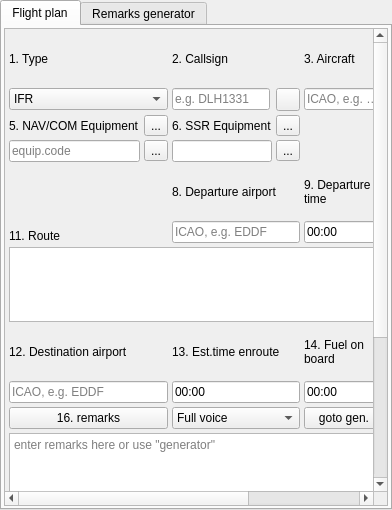
<?xml version="1.0" encoding="UTF-8"?>
<ui version="4.0">
 <class>CFlightPlanComponent</class>
 <widget class="QTabWidget" name="CFlightPlanComponent">
  <property name="geometry">
   <rect>
    <x>0</x>
    <y>0</y>
    <width>392</width>
    <height>510</height>
   </rect>
  </property>
  <property name="windowTitle">
   <string>Flight plan</string>
  </property>
  <property name="currentIndex">
   <number>0</number>
  </property>
  <widget class="QWidget" name="tb_FlightPlanMainTab">
   <attribute name="title">
    <string>Flight plan</string>
   </attribute>
   <layout class="QVBoxLayout" name="vl_FlightPlanMainTab">
    <property name="leftMargin">
     <number>2</number>
    </property>
    <property name="topMargin">
     <number>2</number>
    </property>
    <property name="rightMargin">
     <number>2</number>
    </property>
    <property name="bottomMargin">
     <number>2</number>
    </property>
    <item>
     <widget class="QScrollArea" name="sa_FlightPlanTabMain">
      <property name="widgetResizable">
       <bool>true</bool>
      </property>
      <widget class="QWidget" name="qw_FlightPlanTabMain">
       <property name="minimumSize">
        <size>
         <width>0</width>
         <height>680</height>
        </size>
       </property>
       <property name="geometry">
        <rect>
         <x>0</x>
         <y>0</y>
         <width>368</width>
         <height>680</height>
        </rect>
       </property>
       <property name="sizePolicy">
        <sizepolicy hsizetype="Preferred" vsizetype="Preferred">
         <horstretch>0</horstretch>
         <verstretch>0</verstretch>
        </sizepolicy>
       </property>
       <layout class="QVBoxLayout" name="vl_FlightPlanMainScroll">
        <property name="spacing">
         <number>0</number>
        </property>
        <property name="leftMargin">
         <number>2</number>
        </property>
        <property name="topMargin">
         <number>2</number>
        </property>
        <property name="rightMargin">
         <number>2</number>
        </property>
        <property name="bottomMargin">
         <number>2</number>
        </property>
        <item>
         <layout class="QGridLayout" name="gl_FlightPlan">
          <property name="leftMargin">
           <number>2</number>
          </property>
          <property name="topMargin">
           <number>2</number>
          </property>
          <property name="rightMargin">
           <number>2</number>
          </property>
          <property name="bottomMargin">
           <number>2</number>
          </property>
          <property name="spacing">
           <number>4</number>
          </property>
          <item row="10" column="0" colspan="4">
           <widget class="QPlainTextEdit" name="pte_Remarks">
            <property name="maximumSize">
             <size>
              <width>16777215</width>
              <height>75</height>
             </size>
            </property>
            <property name="tabChangesFocus">
             <bool>true</bool>
            </property>
            <property name="placeholderText">
             <string>enter remarks here or use &quot;generator&quot;</string>
            </property>
           </widget>
          </item>
          <item row="1" column="3">
           <widget class="QComboBox" name="cb_Wtc"/>
          </item>
          <item row="3" column="0">
           <layout class="QGridLayout" name="gl_NavComEquipment">
            <item row="0" column="4">
             <widget class="QToolButton" name="tb_EditNavComEquipment">
              <property name="toolTip">
               <string>Edit</string>
              </property>
              <property name="whatsThis">
               <string>Edit Nav/Com equipment code</string>
              </property>
              <property name="text">
               <string>...</string>
              </property>
              <property name="icon">
               <iconset resource="../../misc/misc.qrc">
                <normaloff>:/ant-design/icons/ant-design/edit.svg</normaloff>:/ant-design/icons/ant-design/edit.svg</iconset>
              </property>
             </widget>
            </item>
            <item row="0" column="3">
             <widget class="QLineEdit" name="le_NavComEquipment">
              <property name="placeholderText">
               <string>equip.code</string>
              </property>
             </widget>
            </item>
           </layout>
          </item>
          <item row="9" column="1">
           <widget class="QComboBox" name="cb_VoiceCapabilitiesFirstPage">
            <item>
             <property name="text">
              <string>Full voice</string>
             </property>
            </item>
            <item>
             <property name="text">
              <string>Text only</string>
             </property>
            </item>
            <item>
             <property name="text">
              <string>Receive voice</string>
             </property>
            </item>
           </widget>
          </item>
          <item row="0" column="1">
           <widget class="QLabel" name="lbl_Callsign">
            <property name="text">
             <string>2. Callsign</string>
            </property>
            <property name="scaledContents">
             <bool>false</bool>
            </property>
            <property name="wordWrap">
             <bool>true</bool>
            </property>
           </widget>
          </item>
          <item row="11" column="0">
           <widget class="QLabel" name="lbl_PilotsNameAndHomeBase">
            <property name="toolTip">
             <string>pilot's name</string>
            </property>
            <property name="text">
             <string>17. Pilot / homebase</string>
            </property>
            <property name="wordWrap">
             <bool>true</bool>
            </property>
           </widget>
          </item>
          <item row="6" column="0" colspan="4">
           <widget class="QPlainTextEdit" name="pte_Route">
            <property name="maximumSize">
             <size>
              <width>16777215</width>
              <height>75</height>
             </size>
            </property>
            <property name="tabChangesFocus">
             <bool>true</bool>
            </property>
           </widget>
          </item>
          <item row="4" column="2">
           <widget class="QLabel" name="lbl_TakeOffTimePlanned">
            <property name="text">
             <string>9. Departure time</string>
            </property>
            <property name="wordWrap">
             <bool>true</bool>
            </property>
           </widget>
          </item>
          <item row="3" column="3">
           <widget class="QLineEdit" name="le_CruiseTrueAirspeed">
            <property name="maxLength">
             <number>40</number>
            </property>
            <property name="placeholderText">
             <string>e.g. 100 kts</string>
            </property>
           </widget>
          </item>
          <item row="8" column="2">
           <widget class="QLineEdit" name="le_FuelOnBoard">
            <property name="inputMask">
             <string>99:99</string>
            </property>
            <property name="text">
             <string>00:00</string>
            </property>
            <property name="maxLength">
             <number>5</number>
            </property>
            <property name="placeholderText">
             <string>hh:mm e.g. 02:30</string>
            </property>
           </widget>
          </item>
          <item row="5" column="3">
           <layout class="QGridLayout" name="gl_CruiseAltitude">
            <item row="0" column="0">
             <widget class="swift::gui::CAltitudeEdit" name="lep_CrusingAltitude"/>
            </item>
            <item row="0" column="1">
             <widget class="QToolButton" name="tb_AltitudeDialog">
              <property name="toolTip">
               <string>altitude formats</string>
              </property>
              <property name="whatsThis">
               <string>altitude formats</string>
              </property>
              <property name="text">
               <string>...</string>
              </property>
              <property name="icon">
               <iconset resource="../../misc/misc.qrc">
                <normaloff>:/ant-design/icons/ant-design/question.svg</normaloff>:/ant-design/icons/ant-design/question.svg</iconset>
              </property>
             </widget>
            </item>
           </layout>
          </item>
          <item row="7" column="1">
           <widget class="QLabel" name="lbl_EstimatedTimeEnroute">
            <property name="toolTip">
             <string>Estimated time enroute</string>
            </property>
            <property name="text">
             <string>13. Est.time enroute</string>
            </property>
            <property name="wordWrap">
             <bool>true</bool>
            </property>
           </widget>
          </item>
          <item row="5" column="2">
           <widget class="QLineEdit" name="le_TakeOffTimePlanned">
            <property name="inputMask">
             <string>99:99</string>
            </property>
            <property name="text">
             <string>00:00</string>
            </property>
            <property name="maxLength">
             <number>5</number>
            </property>
           </widget>
          </item>
          <item row="11" column="3">
           <widget class="QLineEdit" name="le_PilotsHomeBase">
            <property name="readOnly">
             <bool>true</bool>
            </property>
            <property name="placeholderText">
             <string>homebase (read only)</string>
            </property>
           </widget>
          </item>
          <item row="1" column="1">
           <widget class="QWidget" name="wi_Callsign" native="true">
            <layout class="QHBoxLayout" name="hl_CallsignWidget">
             <property name="leftMargin">
              <number>0</number>
             </property>
             <property name="topMargin">
              <number>0</number>
             </property>
             <property name="rightMargin">
              <number>0</number>
             </property>
             <property name="bottomMargin">
              <number>0</number>
             </property>
             <item>
              <widget class="QLineEdit" name="le_Callsign">
               <property name="maxLength">
                <number>40</number>
               </property>
               <property name="readOnly">
                <bool>true</bool>
               </property>
               <property name="placeholderText">
                <string>e.g. DLH1331</string>
               </property>
              </widget>
             </item>
             <item>
              <widget class="QToolButton" name="tb_SyncWithSimulator">
               <property name="toolTip">
                <string>Synchronize with simulator</string>
               </property>
               <property name="whatsThis">
                <string>Synchronize with simulator</string>
               </property>
               <property name="icon">
                <iconset resource="../../misc/misc.qrc">
                 <normaloff>:/ant-design/icons/ant-design/swap.svg</normaloff>:/ant-design/icons/ant-design/swap.svg</iconset>
               </property>
              </widget>
             </item>
            </layout>
           </widget>
          </item>
          <item row="9" column="2">
           <widget class="QPushButton" name="pb_RemarksGenerator">
            <property name="toolTip">
             <string>goto generator page</string>
            </property>
            <property name="text">
             <string>goto gen.</string>
            </property>
           </widget>
          </item>
          <item row="12" column="0">
           <widget class="QLabel" name="lbl_LastSent">
            <property name="text">
             <string>Sent</string>
            </property>
           </widget>
          </item>
          <item row="9" column="3">
           <widget class="QPushButton" name="pb_GetFromGenerator">
            <property name="toolTip">
             <string>copy from generator page</string>
            </property>
            <property name="text">
             <string>from gen.</string>
            </property>
           </widget>
          </item>
          <item row="0" column="2">
           <widget class="QLabel" name="lbl_AircraftType">
            <property name="toolTip">
             <string>Aircraft type</string>
            </property>
            <property name="text">
             <string>3. Aircraft</string>
            </property>
            <property name="scaledContents">
             <bool>false</bool>
            </property>
            <property name="wordWrap">
             <bool>true</bool>
            </property>
           </widget>
          </item>
          <item row="0" column="0">
           <widget class="QLabel" name="lbl_Type">
            <property name="text">
             <string>1. Type</string>
            </property>
           </widget>
          </item>
          <item row="1" column="0">
           <widget class="QComboBox" name="cb_FlightRule">
            <item>
             <property name="text">
              <string>IFR</string>
             </property>
            </item>
            <item>
             <property name="text">
              <string>VFR</string>
             </property>
            </item>
            <item>
             <property name="text">
              <string>SVFR</string>
             </property>
            </item>
            <item>
             <property name="text">
              <string>DVFR</string>
             </property>
            </item>
           </widget>
          </item>
          <item row="8" column="1">
           <widget class="QLineEdit" name="le_EstimatedTimeEnroute">
            <property name="inputMask">
             <string>99:99</string>
            </property>
            <property name="text">
             <string>00:00</string>
            </property>
            <property name="placeholderText">
             <string>hh:mm e.g. 02:30</string>
            </property>
           </widget>
          </item>
          <item row="7" column="0">
           <widget class="QLabel" name="lbl_DestinationAirport">
            <property name="text">
             <string>12. Destination airport</string>
            </property>
            <property name="wordWrap">
             <bool>true</bool>
            </property>
           </widget>
          </item>
          <item row="1" column="2">
           <widget class="QLineEdit" name="le_AircraftType">
            <property name="placeholderText">
             <string>ICAO, e.g. A321</string>
            </property>
           </widget>
          </item>
          <item row="5" column="1">
           <widget class="QLineEdit" name="le_OriginAirport">
            <property name="maxLength">
             <number>4</number>
            </property>
            <property name="placeholderText">
             <string>ICAO, e.g. EDDF</string>
            </property>
           </widget>
          </item>
          <item row="4" column="3">
           <widget class="QLabel" name="lbl_CrusingAltitude">
            <property name="text">
             <string>10. Cruising altitude</string>
            </property>
            <property name="wordWrap">
             <bool>true</bool>
            </property>
           </widget>
          </item>
          <item row="2" column="3">
           <widget class="QLabel" name="lbl_CruiseTrueAirspeed">
            <property name="toolTip">
             <string>True airspeed</string>
            </property>
            <property name="text">
             <string>7. TAS</string>
            </property>
            <property name="wordWrap">
             <bool>true</bool>
            </property>
           </widget>
          </item>
          <item row="4" column="1">
           <widget class="QLabel" name="lbl_OriginAirport">
            <property name="text">
             <string>8. Departure airport</string>
            </property>
            <property name="wordWrap">
             <bool>true</bool>
            </property>
           </widget>
          </item>
          <item row="11" column="1" colspan="2">
           <widget class="QLineEdit" name="le_PilotsName">
            <property name="readOnly">
             <bool>true</bool>
            </property>
            <property name="placeholderText">
             <string>pilot's name (read only)</string>
            </property>
           </widget>
          </item>
          <item row="7" column="2">
           <widget class="QLabel" name="lbl_FuelOnBoard">
            <property name="text">
             <string>14. Fuel on board</string>
            </property>
            <property name="wordWrap">
             <bool>true</bool>
            </property>
           </widget>
          </item>
          <item row="8" column="0">
           <widget class="QLineEdit" name="le_DestinationAirport">
            <property name="maxLength">
             <number>4</number>
            </property>
            <property name="placeholderText">
             <string>ICAO, e.g. EDDF</string>
            </property>
           </widget>
          </item>
          <item row="8" column="3">
           <widget class="QLineEdit" name="le_AlternateAirport">
            <property name="maxLength">
             <number>4</number>
            </property>
            <property name="placeholderText">
             <string>ICAO, e.g. EDDF</string>
            </property>
           </widget>
          </item>
          <item row="7" column="3">
           <widget class="QLabel" name="lbl_AlternateAirport">
            <property name="text">
             <string>15. Alternate airport</string>
            </property>
            <property name="wordWrap">
             <bool>true</bool>
            </property>
           </widget>
          </item>
          <item row="9" column="0">
           <widget class="QPushButton" name="pb_Remarks">
            <property name="text">
             <string>16. remarks</string>
            </property>
           </widget>
          </item>
          <item row="12" column="1" colspan="3">
           <widget class="QLineEdit" name="le_LastSent">
            <property name="readOnly">
             <bool>true</bool>
            </property>
            <property name="placeholderText">
             <string>sent time will go here (read only)</string>
            </property>
           </widget>
          </item>
          <item row="0" column="3">
           <widget class="QLabel" name="label">
            <property name="text">
             <string>4. Wake Turbulence Category</string>
            </property>
           </widget>
          </item>
          <item row="5" column="0">
           <widget class="QLabel" name="lbl_Route">
            <property name="text">
             <string>11. Route</string>
            </property>
            <property name="alignment">
             <set>Qt::AlignBottom|Qt::AlignLeading|Qt::AlignLeft</set>
            </property>
           </widget>
          </item>
          <item row="3" column="1">
           <layout class="QGridLayout" name="gl_SsrEquipment">
            <item row="0" column="0">
             <widget class="QLineEdit" name="le_SsrEquipment"/>
            </item>
            <item row="0" column="1">
             <widget class="QToolButton" name="tb_EditSsrEquipment">
              <property name="toolTip">
               <string>Edit</string>
              </property>
              <property name="whatsThis">
               <string>Edit SSR equipment code</string>
              </property>
              <property name="text">
               <string>...</string>
              </property>
              <property name="icon">
               <iconset resource="../../misc/misc.qrc">
                <normaloff>:/ant-design/icons/ant-design/edit.svg</normaloff>:/ant-design/icons/ant-design/edit.svg</iconset>
              </property>
             </widget>
            </item>
           </layout>
          </item>
          <item row="2" column="0">
           <layout class="QHBoxLayout" name="hl_navCom">
            <item>
             <widget class="QLabel" name="lbl_NavCom">
              <property name="text">
               <string>5. NAV/COM Equipment</string>
              </property>
             </widget>
            </item>
            <item>
             <widget class="QToolButton" name="tb_NavComHelp">
              <property name="toolTip">
               <string>NAV/COM equipment overview</string>
              </property>
              <property name="whatsThis">
               <string>NAV/COM equipment overview</string>
              </property>
              <property name="text">
               <string>...</string>
              </property>
              <property name="icon">
               <iconset resource="../../misc/misc.qrc">
                <normaloff>:/ant-design/icons/ant-design/question.svg</normaloff>:/ant-design/icons/ant-design/question.svg</iconset>
              </property>
             </widget>
            </item>
           </layout>
          </item>
          <item row="2" column="1">
           <layout class="QHBoxLayout" name="hl_Ssr">
            <item>
             <widget class="QLabel" name="lbl_Ssr">
              <property name="text">
               <string>6. SSR Equipment</string>
              </property>
             </widget>
            </item>
            <item>
             <widget class="QToolButton" name="tb_SsrHelp">
              <property name="toolTip">
               <string>SSR equipment overview</string>
              </property>
              <property name="whatsThis">
               <string>SSR equipment overview</string>
              </property>
              <property name="text">
               <string>...</string>
              </property>
              <property name="icon">
               <iconset resource="../../misc/misc.qrc">
                <normaloff>:/ant-design/icons/ant-design/question.svg</normaloff>:/ant-design/icons/ant-design/question.svg</iconset>
              </property>
             </widget>
            </item>
           </layout>
          </item>
         </layout>
        </item>
        <item>
         <widget class="QWidget" name="wi_FPButtons" native="true">
          <property name="minimumSize">
           <size>
            <width>0</width>
            <height>145</height>
           </size>
          </property>
          <layout class="QGridLayout" name="gl_FPButtons">
           <property name="leftMargin">
            <number>3</number>
           </property>
           <property name="topMargin">
            <number>3</number>
           </property>
           <property name="rightMargin">
            <number>3</number>
           </property>
           <property name="bottomMargin">
            <number>3</number>
           </property>
           <property name="spacing">
            <number>3</number>
           </property>
           <item row="2" column="0">
            <widget class="QPushButton" name="pb_SaveDisk">
             <property name="toolTip">
              <string>Save to disk</string>
             </property>
             <property name="text">
              <string>Save</string>
             </property>
             <property name="icon">
              <iconset resource="../../misc/misc.qrc">
               <normaloff>:/ant-design/icons/ant-design/save.svg</normaloff>:/ant-design/icons/ant-design/save.svg</iconset>
             </property>
            </widget>
           </item>
           <item row="0" column="1">
            <widget class="QPushButton" name="pb_Reset">
             <property name="text">
              <string>&amp;Reset</string>
             </property>
             <property name="icon">
              <iconset resource="../../misc/misc.qrc">
               <normaloff>:/ant-design/icons/ant-design/reload.svg</normaloff>:/ant-design/icons/ant-design/reload.svg</iconset>
             </property>
            </widget>
           </item>
           <item row="1" column="1">
            <widget class="QPushButton" name="pb_Download">
             <property name="toolTip">
              <string>Load flight plan from network</string>
             </property>
             <property name="text">
              <string>Download</string>
             </property>
             <property name="icon">
              <iconset resource="../../misc/misc.qrc">
               <normaloff>:/ant-design/icons/ant-design/download.svg</normaloff>:/ant-design/icons/ant-design/download.svg</iconset>
             </property>
            </widget>
           </item>
           <item row="2" column="1">
            <widget class="QPushButton" name="pb_LoadDisk">
             <property name="toolTip">
              <string>Load from disk</string>
             </property>
             <property name="text">
              <string>Load</string>
             </property>
             <property name="icon">
              <iconset resource="../../misc/misc.qrc">
               <normaloff>:/ant-design/icons/ant-design/folder.svg</normaloff>:/ant-design/icons/ant-design/folder.svg</iconset>
             </property>
            </widget>
           </item>
           <item row="0" column="0">
            <widget class="QPushButton" name="pb_SimBrief">
             <property name="text">
              <string>SimBrief</string>
             </property>
            </widget>
           </item>
           <item row="1" column="0">
            <widget class="QPushButton" name="pb_Send">
             <property name="toolTip">
              <string>Send flight plan to network</string>
             </property>
             <property name="text">
              <string>Send</string>
             </property>
             <property name="icon">
              <iconset resource="../../misc/misc.qrc">
               <normaloff>:/ant-design/icons/ant-design/send.svg</normaloff>:/ant-design/icons/ant-design/send.svg</iconset>
             </property>
            </widget>
           </item>
           <item row="3" column="0">
            <widget class="QPushButton" name="pb_SaveTemplate">
             <property name="text">
              <string>Save template</string>
             </property>
            </widget>
           </item>
           <item row="3" column="2">
            <widget class="QPushButton" name="pb_ClearTemplate">
             <property name="text">
              <string>Clear template</string>
             </property>
            </widget>
           </item>
           <item row="3" column="1">
            <widget class="QPushButton" name="pb_LoadTemplate">
             <property name="text">
              <string>Load template</string>
             </property>
            </widget>
           </item>
          </layout>
         </widget>
        </item>
       </layout>
      </widget>
     </widget>
    </item>
   </layout>
  </widget>
  <widget class="QWidget" name="tb_RemarksGenerator">
   <attribute name="title">
    <string>Remarks generator</string>
   </attribute>
   <layout class="QVBoxLayout" name="vl_RemarksGenerator">
    <property name="leftMargin">
     <number>2</number>
    </property>
    <property name="topMargin">
     <number>2</number>
    </property>
    <property name="rightMargin">
     <number>2</number>
    </property>
    <property name="bottomMargin">
     <number>2</number>
    </property>
    <item>
     <widget class="QScrollArea" name="sa_RemarksGenerator">
      <property name="widgetResizable">
       <bool>true</bool>
      </property>
      <widget class="QWidget" name="qw_RemarksGenerator">
       <property name="minimumSize">
        <size>
         <width>0</width>
         <height>560</height>
        </size>
       </property>
       <property name="geometry">
        <rect>
         <x>0</x>
         <y>0</y>
         <width>345</width>
         <height>560</height>
        </rect>
       </property>
       <layout class="QVBoxLayout" name="vl_RemarksGeneratorScroll">
        <property name="spacing">
         <number>0</number>
        </property>
        <property name="leftMargin">
         <number>0</number>
        </property>
        <property name="topMargin">
         <number>0</number>
        </property>
        <property name="rightMargin">
         <number>0</number>
        </property>
        <property name="bottomMargin">
         <number>0</number>
        </property>
        <item>
         <layout class="QGridLayout" name="gl_RemarksGenerator">
          <property name="leftMargin">
           <number>2</number>
          </property>
          <property name="topMargin">
           <number>2</number>
          </property>
          <property name="rightMargin">
           <number>2</number>
          </property>
          <property name="bottomMargin">
           <number>2</number>
          </property>
          <property name="spacing">
           <number>6</number>
          </property>
          <item row="5" column="1">
           <widget class="QComboBox" name="cb_VoiceCapabilities">
            <item>
             <property name="text">
              <string>Full voice</string>
             </property>
            </item>
            <item>
             <property name="text">
              <string>Text only</string>
             </property>
            </item>
            <item>
             <property name="text">
              <string>Receive voice</string>
             </property>
            </item>
           </widget>
          </item>
          <item row="1" column="0">
           <widget class="QLabel" name="lbl_AircraftRegistration">
            <property name="text">
             <string>Aircraft registration</string>
            </property>
            <property name="wordWrap">
             <bool>false</bool>
            </property>
           </widget>
          </item>
          <item row="8" column="0">
           <widget class="QLabel" name="lbl_RemarksGenerated">
            <property name="text">
             <string>Remarks</string>
            </property>
            <property name="alignment">
             <set>Qt::AlignLeading|Qt::AlignLeft|Qt::AlignTop</set>
            </property>
           </widget>
          </item>
          <item row="4" column="1">
           <widget class="QComboBox" name="cb_PerformanceCategory">
            <property name="toolTip">
             <string>Final Approach Speed</string>
            </property>
            <item>
             <property name="text">
              <string>VFR - not required</string>
             </property>
            </item>
            <item>
             <property name="text">
              <string>A: below 91kts</string>
             </property>
            </item>
            <item>
             <property name="text">
              <string>B: 91-120kts</string>
             </property>
            </item>
            <item>
             <property name="text">
              <string>C: 121-140kts</string>
             </property>
            </item>
            <item>
             <property name="text">
              <string>D: 141-165kts</string>
             </property>
            </item>
            <item>
             <property name="text">
              <string>E: 166-210kts</string>
             </property>
            </item>
           </widget>
          </item>
          <item row="2" column="0">
           <widget class="QLabel" name="lbl_SidsStars">
            <property name="text">
             <string>SIDs / STARs</string>
            </property>
           </widget>
          </item>
          <item row="7" column="0">
           <widget class="QLabel" name="lbl_Selcal">
            <property name="text">
             <string>SELCAL</string>
            </property>
           </widget>
          </item>
          <item row="0" column="1">
           <widget class="QLineEdit" name="le_AirlineOperator"/>
          </item>
          <item row="2" column="1">
           <widget class="QCheckBox" name="cb_NoSidsStarts">
            <property name="text">
             <string>no SIDs / STARs</string>
            </property>
           </widget>
          </item>
          <item row="6" column="1">
           <widget class="QComboBox" name="cb_PilotRating">
            <item>
             <property name="text">
              <string>P0 - unrated</string>
             </property>
            </item>
            <item>
             <property name="text">
              <string>P1</string>
             </property>
            </item>
            <item>
             <property name="text">
              <string>P2</string>
             </property>
            </item>
            <item>
             <property name="text">
              <string>P3</string>
             </property>
            </item>
            <item>
             <property name="text">
              <string>P4</string>
             </property>
            </item>
            <item>
             <property name="text">
              <string>P5</string>
             </property>
            </item>
           </widget>
          </item>
          <item row="8" column="1">
           <widget class="QPlainTextEdit" name="pte_RemarksGenerated">
            <property name="maximumSize">
             <size>
              <width>16777215</width>
              <height>75</height>
             </size>
            </property>
            <property name="readOnly">
             <bool>true</bool>
            </property>
            <property name="placeholderText">
             <string>generated remarks</string>
            </property>
           </widget>
          </item>
          <item row="10" column="1">
           <widget class="QPlainTextEdit" name="pte_AdditionalRemarks">
            <property name="maximumSize">
             <size>
              <width>16777215</width>
              <height>75</height>
             </size>
            </property>
            <property name="placeholderText">
             <string>simulator related remarks</string>
            </property>
           </widget>
          </item>
          <item row="0" column="0">
           <widget class="QLabel" name="lbl_AirlineOperator">
            <property name="text">
             <string>Airline operator</string>
            </property>
            <property name="wordWrap">
             <bool>true</bool>
            </property>
           </widget>
          </item>
          <item row="4" column="0">
           <widget class="QLabel" name="lbl_PerformanceCategory">
            <property name="text">
             <string>Performance category</string>
            </property>
            <property name="wordWrap">
             <bool>true</bool>
            </property>
           </widget>
          </item>
          <item row="12" column="1">
           <widget class="QFrame" name="fr_Buttons">
            <property name="frameShape">
             <enum>QFrame::StyledPanel</enum>
            </property>
            <property name="frameShadow">
             <enum>QFrame::Raised</enum>
            </property>
            <layout class="QGridLayout" name="gridLayout_2">
             <item row="0" column="1" alignment="Qt::AlignRight">
              <widget class="QPushButton" name="pb_CopyOver">
               <property name="text">
                <string>Copy over</string>
               </property>
              </widget>
             </item>
            </layout>
           </widget>
          </item>
          <item row="3" column="1">
           <widget class="QComboBox" name="cb_RequiredNavigationPerformance">
            <item>
             <property name="text">
              <string>VFR - not required</string>
             </property>
            </item>
            <item>
             <property name="text">
              <string>10 miles radius</string>
             </property>
            </item>
            <item>
             <property name="text">
              <string>4 miles radius</string>
             </property>
            </item>
           </widget>
          </item>
          <item row="1" column="1">
           <widget class="QLineEdit" name="le_AircraftRegistration"/>
          </item>
          <item row="3" column="0">
           <widget class="QLabel" name="lbl_RequiredNavigationPerformance">
            <property name="text">
             <string>Required Navigation Performance</string>
            </property>
            <property name="wordWrap">
             <bool>true</bool>
            </property>
           </widget>
          </item>
          <item row="6" column="0">
           <widget class="QLabel" name="lbl_PilotRating">
            <property name="text">
             <string>Pilot rating</string>
            </property>
           </widget>
          </item>
          <item row="7" column="1">
           <widget class="swift::gui::components::CSelcalCodeSelector" name="frp_SelcalCode"/>
          </item>
          <item row="5" column="0">
           <widget class="QLabel" name="lbl_VoiceCapabilities">
            <property name="text">
             <string>Voice capabilities</string>
            </property>
            <property name="wordWrap">
             <bool>true</bool>
            </property>
           </widget>
          </item>
          <item row="10" column="0" alignment="Qt::AlignTop">
           <widget class="QPushButton" name="pb_AddRemarks">
            <property name="text">
             <string>add.remarks</string>
            </property>
           </widget>
          </item>
         </layout>
        </item>
       </layout>
      </widget>
     </widget>
    </item>
   </layout>
  </widget>
 </widget>
 <customwidgets>
  <customwidget>
   <class>swift::gui::components::CSelcalCodeSelector</class>
   <extends>QFrame</extends>
   <header>gui/components/selcalcodeselector.h</header>
   <container>1</container>
  </customwidget>
  <customwidget>
   <class>swift::gui::CAltitudeEdit</class>
   <extends>QLineEdit</extends>
   <header>gui/altitudeedit.h</header>
  </customwidget>
 </customwidgets>
 <tabstops>
  <tabstop>cb_FlightRule</tabstop>
  <tabstop>le_Callsign</tabstop>
  <tabstop>le_AircraftType</tabstop>
  <tabstop>cb_Wtc</tabstop>
  <tabstop>tb_EditNavComEquipment</tabstop>
  <tabstop>tb_EditSsrEquipment</tabstop>
  <tabstop>le_CruiseTrueAirspeed</tabstop>
  <tabstop>le_OriginAirport</tabstop>
  <tabstop>le_TakeOffTimePlanned</tabstop>
  <tabstop>lep_CrusingAltitude</tabstop>
  <tabstop>pte_Route</tabstop>
  <tabstop>le_DestinationAirport</tabstop>
  <tabstop>le_EstimatedTimeEnroute</tabstop>
  <tabstop>le_FuelOnBoard</tabstop>
  <tabstop>le_AlternateAirport</tabstop>
  <tabstop>pte_Remarks</tabstop>
  <tabstop>pb_GetFromGenerator</tabstop>
  <tabstop>le_PilotsName</tabstop>
  <tabstop>le_PilotsHomeBase</tabstop>
  <tabstop>le_LastSent</tabstop>
  <tabstop>pb_SimBrief</tabstop>
  <tabstop>pb_Reset</tabstop>
  <tabstop>pb_Send</tabstop>
  <tabstop>pb_Download</tabstop>
  <tabstop>pb_SaveDisk</tabstop>
  <tabstop>pb_LoadDisk</tabstop>
  <tabstop>pb_SaveTemplate</tabstop>
  <tabstop>pb_LoadTemplate</tabstop>
  <tabstop>pb_ClearTemplate</tabstop>
  <tabstop>sa_RemarksGenerator</tabstop>
  <tabstop>le_AirlineOperator</tabstop>
  <tabstop>le_AircraftRegistration</tabstop>
  <tabstop>cb_NoSidsStarts</tabstop>
  <tabstop>cb_RequiredNavigationPerformance</tabstop>
  <tabstop>cb_PerformanceCategory</tabstop>
  <tabstop>cb_VoiceCapabilities</tabstop>
  <tabstop>cb_PilotRating</tabstop>
  <tabstop>pte_RemarksGenerated</tabstop>
  <tabstop>pb_AddRemarks</tabstop>
  <tabstop>pte_AdditionalRemarks</tabstop>
  <tabstop>pb_CopyOver</tabstop>
  <tabstop>tb_SyncWithSimulator</tabstop>
  <tabstop>le_NavComEquipment</tabstop>
  <tabstop>tb_AltitudeDialog</tabstop>
  <tabstop>sa_FlightPlanTabMain</tabstop>
  <tabstop>cb_VoiceCapabilitiesFirstPage</tabstop>
  <tabstop>pb_Remarks</tabstop>
  <tabstop>le_SsrEquipment</tabstop>
  <tabstop>pb_RemarksGenerator</tabstop>
  <tabstop>tb_NavComHelp</tabstop>
  <tabstop>tb_SsrHelp</tabstop>
 </tabstops>
 <resources>
  <include location="../../misc/misc.qrc"/>
 </resources>
 <connections/>
</ui>
